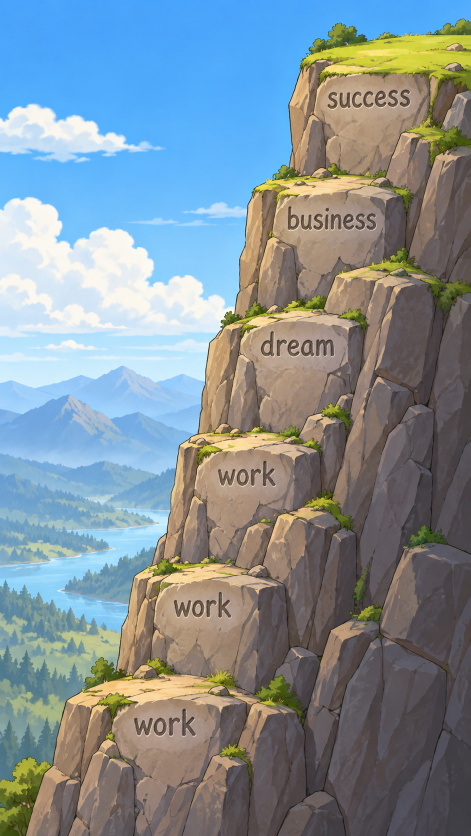
#> input picture content/better-together/bg_cliff.png, 941 x 1672 px, given in place of girl_look.png, which was not available (shown at 1/2 size)
$ python bt_export.py
#> lines starting #> are read from the running program, lines starting #| are printed output that depends on the picture; pictures that were not available may be replaced by others from this repository, and a replacement may not be noted
### scripts/camp_layers.py
"""Key and register the full-canvas layers of a scene made by editing one master picture.

  content/<video>/layers/<name>.png   what you generate (same canvas as master.png; objects on flat green or magenta)
  -> demo-project/public/<video>/layers/<name>.png   RGBA, SAME canvas size, key colour removed, nothing trimmed or moved
  -> demo-project/src/<video>/layers.json            { name: { w, h, bbox:[x0,y0,x1,y1] } }   bbox = where the object is

The key colour is read from the picture's top-left pixel (green or magenta). Plates (master, bg_far, tent_glow) are copied as is.

usage:  python scripts/camp_layers.py [--video camp-demo]
"""
import argparse
import csv
import json
import os

import numpy as np
from PIL import Image, ImageFilter

ROOT = os.path.dirname(os.path.dirname(os.path.abspath(__file__)))
PLAIN = {"master", "bg_far", "tent_glow"}


def key(im: Image.Image) -> Image.Image:
    a = np.asarray(im.convert("RGB")).astype(np.int16)
    r, g, b = a[..., 0], a[..., 1], a[..., 2]
    tl = a[2, 2]
    if tl[1] > tl[0] and tl[1] > tl[2]:  # green key
        dom = g - np.maximum(r, b)
        spill = np.clip(dom, 0, None) * 0.8 * (dom > 0)
        rgb = np.dstack([r, g - spill, b])
    else:  # magenta key
        dom = np.minimum(r, b) - g
        spill = np.clip(dom, 0, None) * 0.8 * (dom > 0)
        rgb = np.dstack([r - spill, g, b - spill])
    alpha = np.clip(255 - (dom - 25) * 6, 0, 255)
    alpha[dom < 25] = 255
    out = Image.fromarray(np.dstack([rgb, alpha]).clip(0, 255).astype(np.uint8), "RGBA")
    m = out.getchannel("A").filter(ImageFilter.MinFilter(3)).filter(ImageFilter.GaussianBlur(0.8))  # drop the halo
    out.putalpha(m)
    return out


# [33 lines left out: function main, not called in this run]


# [2 lines that do not run on import are left out]

### scripts/bt_export.py
"""Key the green-screen sprites of content/better-together/ and copy everything into the Remotion project.

Input : content/better-together/{bg_cliff,bg_sunset}.png and sprites/{girl_look,girl_pull,boy_climb,boy_reach,couple_back}.png
Output: demo-project/public/better-together/*.png (sprites cropped to their bbox) and src/better-together/layers.json (sizes).
"""
import json
import os
import shutil
import sys

from PIL import Image

sys.path.insert(0, os.path.dirname(__file__))
from camp_layers import key  # noqa: E402

ROOT = os.path.dirname(os.path.dirname(os.path.abspath(__file__)))
SRC = os.path.join(ROOT, "content", "better-together")
DST = os.path.join(ROOT, "demo-project", "public", "better-together")
BGS = ["bg_cliff", "bg_sunset"]
SPRITES = ["girl_look", "girl_pull", "boy_climb", "boy_reach", "couple_back"]

os.makedirs(DST, exist_ok=True)
sizes = {}
for n in BGS:
    shutil.copy(os.path.join(SRC, n + ".png"), os.path.join(DST, n + ".png"))
for n in SPRITES:
    im = key(Image.open(os.path.join(SRC, "sprites", n + ".png")))
#> in key, `r, g, b = a[..., 0], a[..., 1], a[..., 2]`:
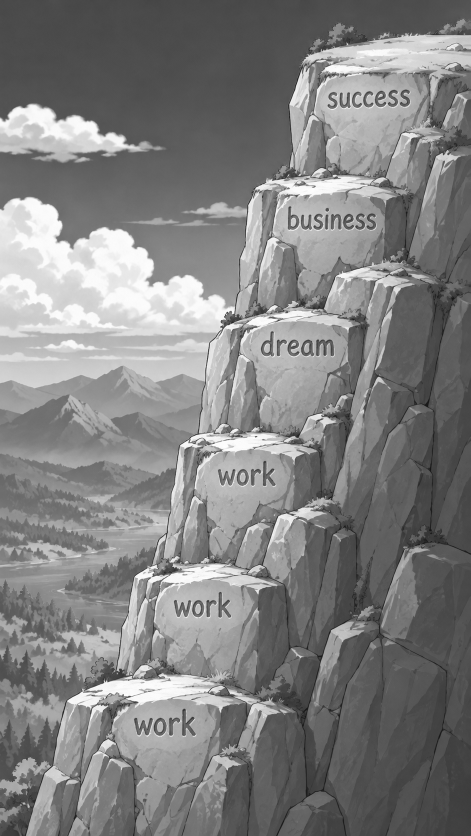
#> r: shape (1672, 941) int16 (shown at 1/2 size); min 11, max 255, mean 129.3
#> in key, `r, g, b = a[..., 0], a[..., 1], a[..., 2]`:
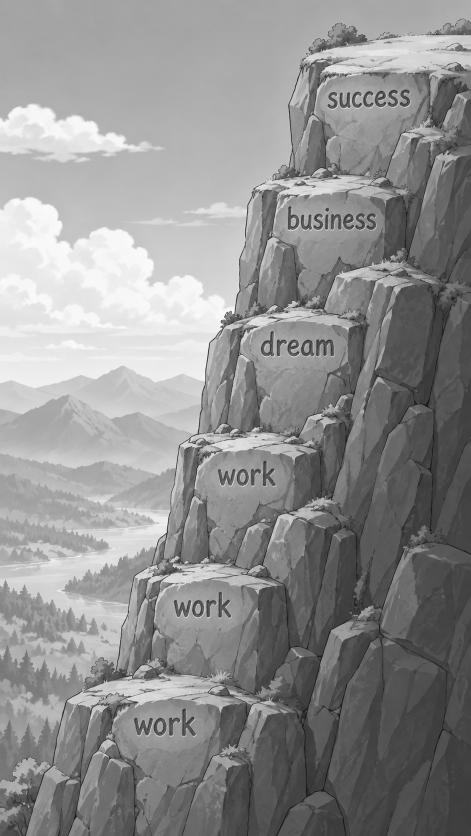
#> g: shape (1672, 941) int16 (shown at 1/2 size); min 10, max 255, mean 143.3
#> in key, `r, g, b = a[..., 0], a[..., 1], a[..., 2]`:
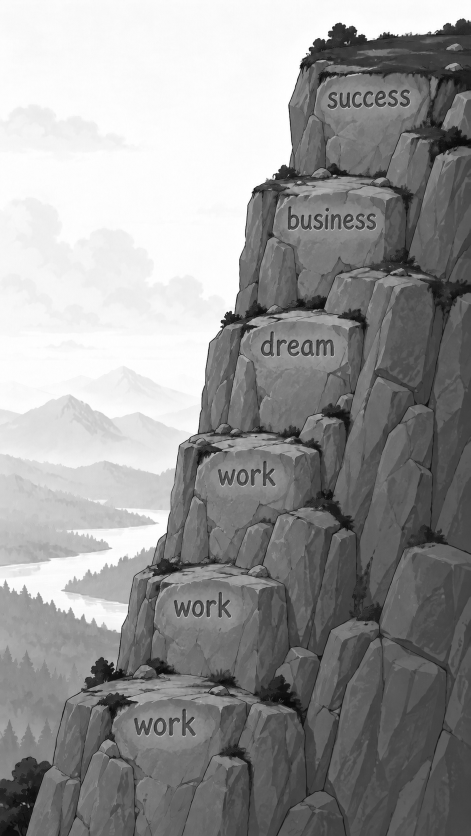
#> b: shape (1672, 941) int16 (shown at 1/2 size); min 0, max 255, mean 150
#> in key, `tl = a[2, 2]`: tl = [73, 162, 251]
#> in key, `dom = np.minimum(r, b) - g`:
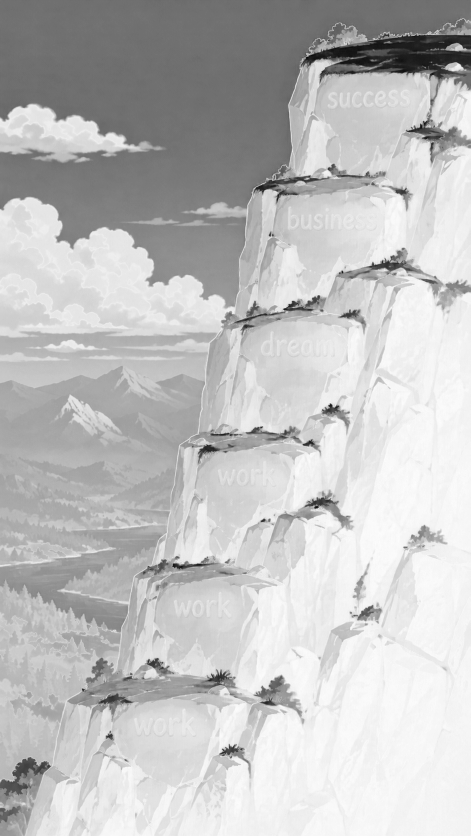
#> dom: shape (1672, 941) int16 (shown at 1/2 size); min -169, max 10, mean -33.83; drawn with min black and max white
#> in key, `spill = np.clip(dom, 0, None) * 0.8 * (dom > 0)`:
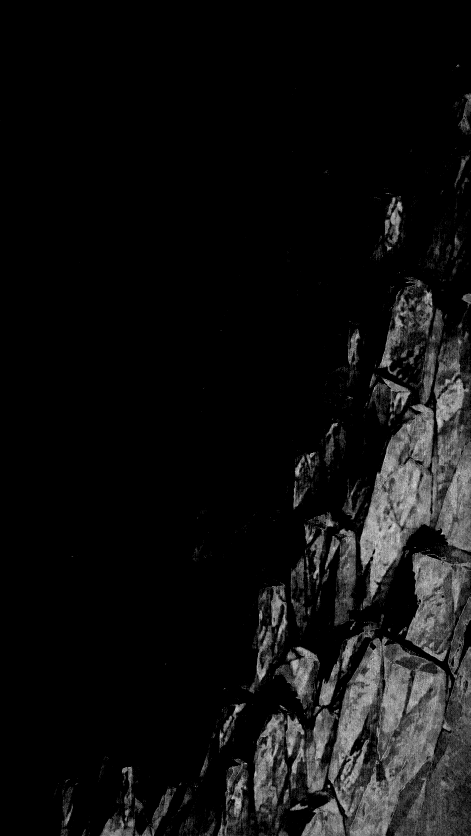
#> spill: shape (1672, 941) float64 (shown at 1/2 size); min 0, max 8, mean 0.509; drawn with min black and max white
#> in key, `alpha = np.clip(255 - (dom - 25) * 6, 0, 255)`: alpha: shape (1672, 941) int16; every value is 255
#> in key, `m = out.getchannel("A").filter(ImageFilter.MinFilter(3)).filter(ImageF..`: m: PIL image 941x1672 L; every value is 255
    box = im.getchannel("A").point(lambda v: 255 if v > 40 else 0).getbbox()
#> box = (0, 0, 941, 1672)
    im = im.crop(box)
    im.save(os.path.join(DST, n + ".png"))
    sizes[n] = {"w": im.width, "h": im.height}
    print(n, im.size)
#| girl_look (941, 1672)
#> pass 2 of the loop `for n in SPRITES:`:
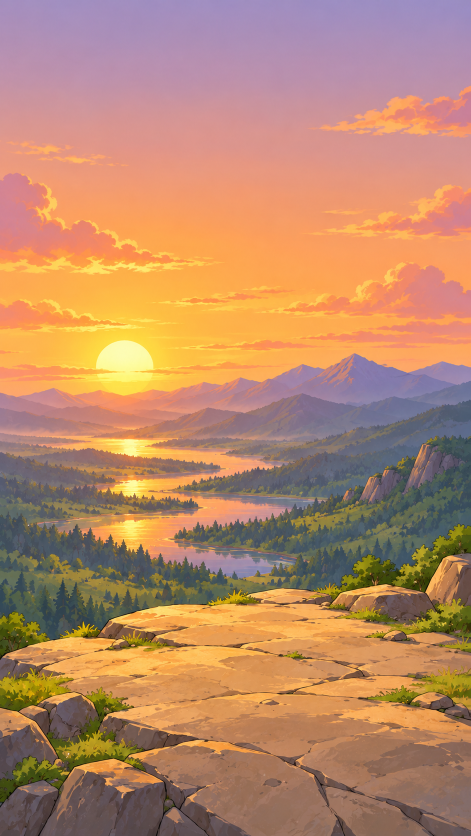
#> input picture content/better-together/bg_sunset.png, 941 x 1672 px, given in place of girl_pull.png, which was not available (shown at 1/2 size)
#> in key (call 2), `r, g, b = a[..., 0], a[..., 1], a[..., 2]`:
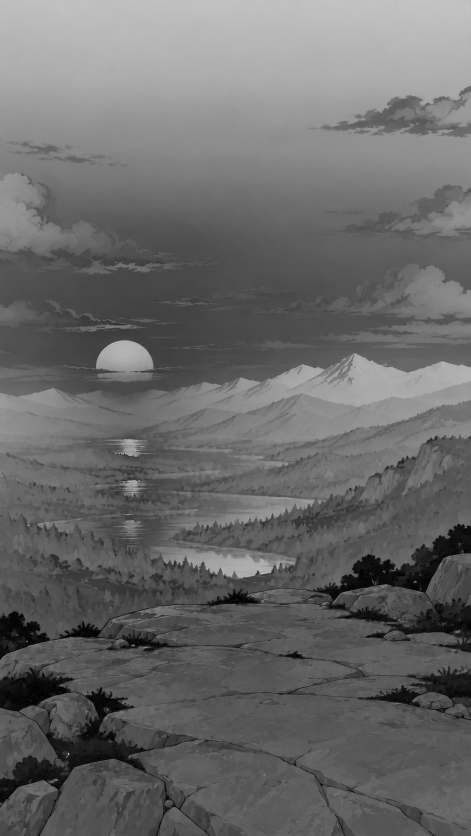
#> b: shape (1672, 941) int16 (shown at 1/2 size); min 0, max 225, mean 105.6
#> tl = [162, 143, 190]
#> in key (call 2), `alpha = np.clip(255 - (dom - 25) * 6, 0, 255)`:
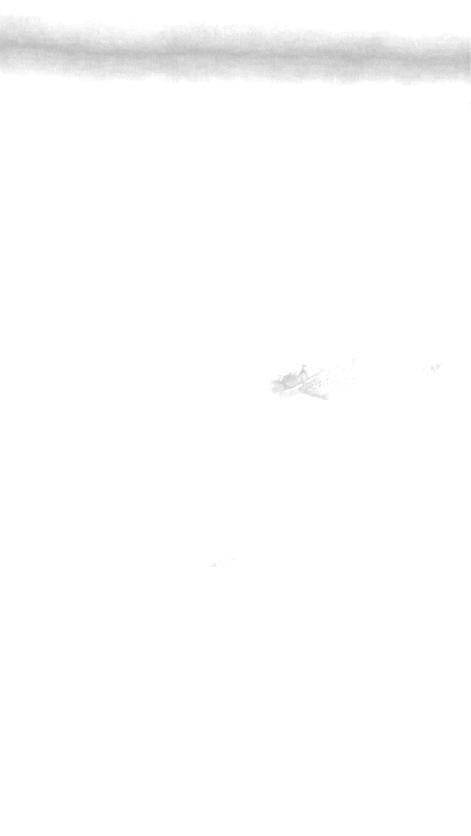
#> alpha: shape (1672, 941) int16 (shown at 1/2 size); min 183, max 255, mean 252.9
#| girl_pull (941, 1672)
#> (the run stopped early here; a loop or call above may not have finished)
